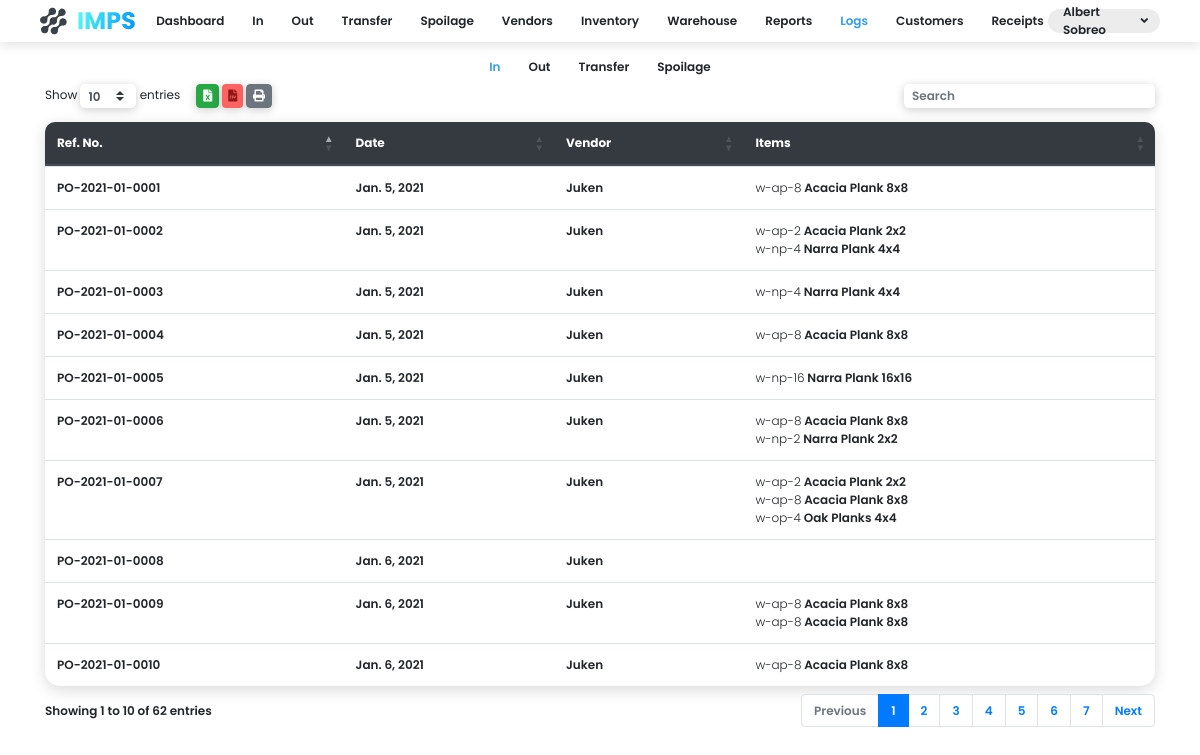
The app's page /logs/in/ (signed in), older data.
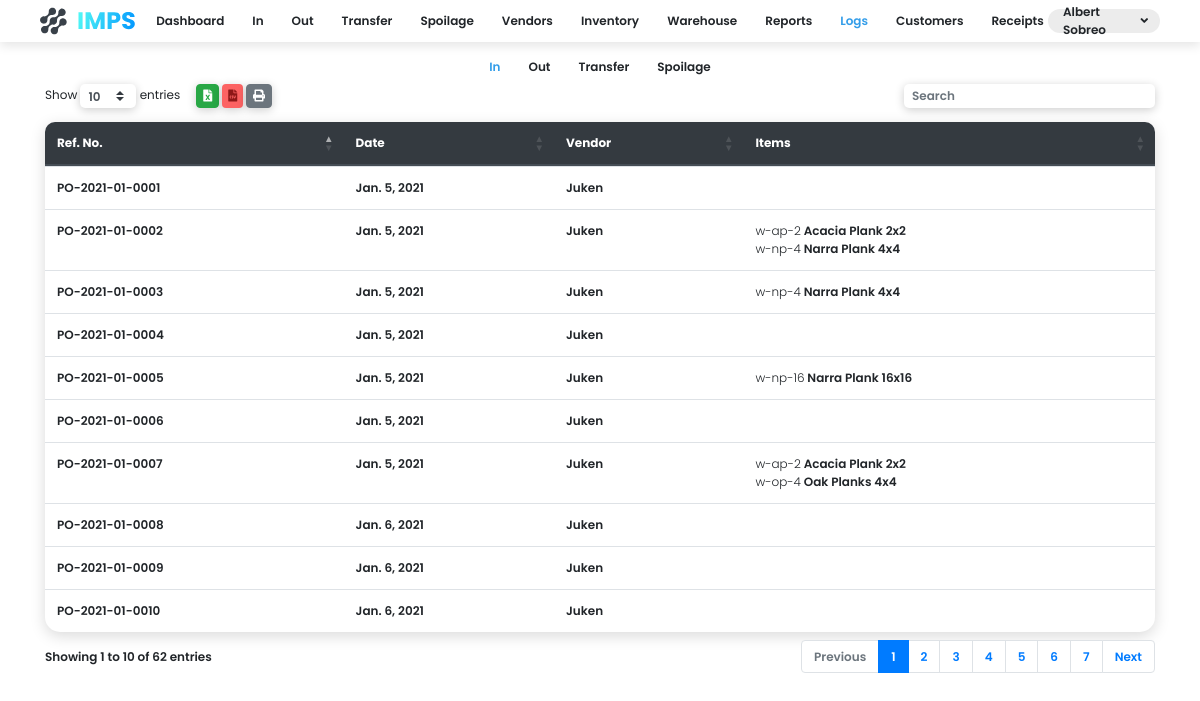
The same page, newer data.
### app/models.py (models this page shows, shortened)
class User(models.Model):
    first_name = models.CharField(max_length=255)
    last_name = models.CharField(max_length=255)
    position = models.CharField(max_length=255)
    login = models.ForeignKey(Login, on_delete=models.CASCADE)

class Purchase_Order(models.Model):
    ref_id = models.CharField(max_length=255)
    date = models.DateField()
    vendor = models.ForeignKey(Vendor, on_delete=models.CASCADE)
    approved = models.BooleanField()

class Vendor(models.Model):
    name = models.CharField(max_length=255)
    owner_first_name = models.CharField(max_length=255, null=True, blank=True)
    owner_first_name = models.CharField(max_length=255, null=True, blank=True)
    address = models.CharField(max_length=255, null=True, blank=True)
    landline = models.CharField(max_length=255, null=True, blank=True)
    email = models.CharField(max_length=255, null=True, blank=True)
    mobile = models.CharField(max_length=255, null=True, blank=True)
    bank = models.CharField(max_length=255, null=True, blank=True)
    bank_number = models.CharField(max_length=255, null=True, blank=True)

class Purchase_Item(models.Model):
    product = models.ForeignKey(Product, on_delete=models.CASCADE)
    purchase_order = models.ForeignKey(Purchase_Order, on_delete=models.CASCADE)
    remaining = models.IntegerField()
    purchase_quantity = models.IntegerField()

class Product(models.Model):
    code = models.CharField(max_length=255)
    name = models.CharField(max_length=255)
    description = models.TextField(null=True, blank=True)
    quantity = models.IntegerField()
    turnover = models.DecimalField(max_digits=3, decimal_places=2, null=True, blank=True)
    warehouse = models.ForeignKey(Warehouse, on_delete=models.CASCADE, null=True, blank=True)

### app/views/logs.py (the view)
# urls.py: path('logs/in/', views.purchaseLogsView),
def purchaseLogsView(request):
    if request.session.is_empty():
        return redirect('/login/')
    context = {
        'purchases': Purchase_Order.objects.all(),
        'me': User.objects.select_related().get(login__username=request.session.get('username')),
    }
    return render(request, 'logs_purchase.html', context)

### templates/logs_purchase.html (shortened to what this page needs)
<!DOCTYPE html>
<html lang="en">
<head>
    <link rel="stylesheet" href="https://cdn.jsdelivr.net/npm/bootstrap@4.5.3/dist/css/bootstrap.min.css">
    <link rel="stylesheet" href="https://cdnjs.cloudflare.com/ajax/libs/twitter-bootstrap/4.5.2/css/bootstrap.css">
    <link rel="stylesheet" href="https://cdn.datatables.net/buttons/1.6.5/css/buttons.dataTables.min.css">
    <link rel="stylesheet" href="https://cdn.datatables.net/1.10.22/css/dataTables.bootstrap4.min.css">
    <link rel="stylesheet" href="/static/css/style.css">
    <link rel="stylesheet" href="https://use.fontawesome.com/releases/v5.15.1/css/all.css">
</head>
<body class="font-size-12">
  <div class="c-nav d-flex font-w-600 mb-3">
    <div class="c-nav-item justify-content-start">
      <img src="/static/media/Group 117.svg" class="logo">
    </div>
    <div class="justify-content-center c-nav-links">
        <div onclick="location.href='#'">Dashboard</div>
        <div onclick="location.href='/in'">In</div>
        <div onclick="location.href='/out'">Out</div>
        <div onclick="location.href='#'">Transfer</div>
        <div onclick="location.href='#'">Spoilage</div>
        <div onclick="location.href='#'">Vendors</div>
        <div onclick="location.href='/inventory-page'">Inventory</div>
        <div onclick="location.href='/'">Warehouse</div>
        <div onclick="location.href='#'">Reports</div>
        <div onclick="location.href='/logs/in'" class="active">Logs</div>
        <div onclick="location.href='#'">Customers</div>
        <div onclick="location.href='#'">Receipts</div>
    </div>
    <div class="c-nav-item justify-content-end dropdown">
      <div class="nav-name" data-toggle="dropdown">
        <span>{{me.first_name}} {{me.last_name}}</span> <i class="fas fa-angle-down ml-1"></i>
      </div>
    </div>
  </div>
  <div class="d-flex font-w-600 mb-2 justify-content-center">
    <div class="justify-content-center c-nav-links">
        <div onclick="location.href='/logs/in'" class="active">In</div>
        <div onclick="location.href='/logs/out'">Out</div>
        <div onclick="location.href='/logs/transfer'">Transfer</div>
        <div onclick="location.href='/logs/spoilage'">Spoilage</div>
    </div>
  </div>
    <div class="container font-w-600">
        <table id="table" class="table box-shadow-medium b-tl-radius-10 b-tr-radius-10">
            <thead class="thead-dark">
            <tr class="">
                <th class="b-tl-radius-10" style="border-top: 0px;">Ref. No.</th>
                <th style="border-top: 0px;">Date</th>
                <th style="border-top: 0px;">Vendor</th>
                <th class="b-tr-radius-10" style="border-top: 0px;">Items</th>
            </tr>
            </thead>
            <tbody>
            {%for purchase in purchases.all%}
            <tr>
                <td>{{purchase.ref_id}}</td>
                <td>{{purchase.date}}</td>
                <td>{{purchase.vendor.name}}</td>
                <td>
                  {%for item in purchase.purchase_item_set.filter.all%}
                  <span class="font-w-300">{{item.product.code}}</span> <span>{{item.product.name}}</span><br/>
                  {%endfor%}
                </td>
            </tr>
            {%endfor%}
            </tbody>
        </table>
    </div>
</body>
</html>

### static/css/style.css (style rules this page uses)
body { font-family: 'Poppins', sans-serif; min-width: 720px; }
.font-size-12 { font-size: 12px; }
.table { background: #fff; border-radius: 15px; }
.box-shadow-medium { box-shadow: 0px 4px 15px rgba(0,0,0,0.15); }
.font-w-300 { font-weight: 300; }
.font-w-600 { font-weight: 600; }
.b-tl-radius-10 { border-top-left-radius: 10px; }
.b-tr-radius-10 { border-top-right-radius: 10px; }
.c-nav { height: 42px; background: white; box-shadow: 0px 4px 10px rgba(0,0,0,0.10); width: 100%; padding-left:5vh; padding-right: 5vh; }
.c-nav-item { display: inline-flex; align-items: center; width: 10%; }
.c-nav-links { display: inline-flex; align-items: center; width: 80%; }
.c-nav-links div { transition: .1s; padding-left: 14px; padding-right: 14px; cursor: pointer; height: 100%; display: flex; align-items: center; }
.active { color: #339DE9; }
.logo { cursor: pointer; }
.nav-name { display: flex; height: 24px; background: #ECECEC; padding: 0px 12px 0px 15px; align-items: center; border-radius: 12px; cursor: pointer; }

Row changes from the older to the newer data that the page shows:
removed Purchase_Item: product.code "w-ap-8", product.name "Acacia Plank 8x8", shown under Purchase_Order "PO-2021-01-0001"
removed Purchase_Item: product.code "w-ap-8", product.name "Acacia Plank 8x8", shown under Purchase_Order "PO-2021-01-0004"
removed Purchase_Item: product.code "w-ap-8", product.name "Acacia Plank 8x8", shown under Purchase_Order "PO-2021-01-0006"
removed Purchase_Item: product.code "w-np-2", product.name "Narra Plank 2x2", shown under Purchase_Order "PO-2021-01-0006"
removed Purchase_Item: product.code "w-ap-8", product.name "Acacia Plank 8x8", shown under Purchase_Order "PO-2021-01-0007"
removed Purchase_Item: product.code "w-ap-8", product.name "Acacia Plank 8x8", shown under Purchase_Order "PO-2021-01-0009"
removed Purchase_Item: product.code "w-ap-8", product.name "Acacia Plank 8x8", shown under Purchase_Order "PO-2021-01-0009"
removed Purchase_Item: product.code "w-ap-8", product.name "Acacia Plank 8x8", shown under Purchase_Order "PO-2021-01-0010"
